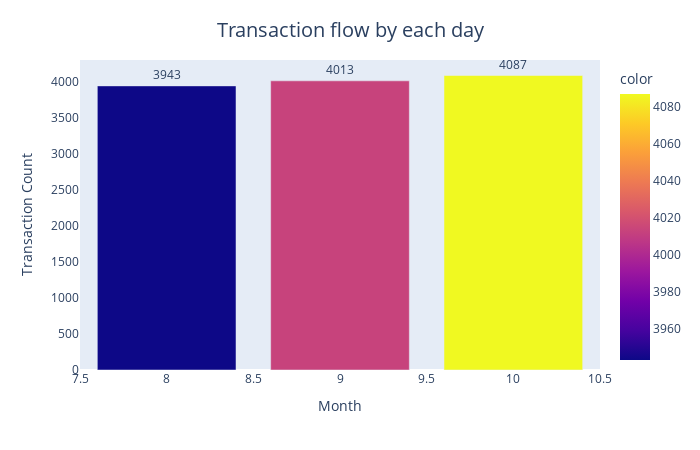

The notebook cell saved with this chart:
### Code cell
fig= px.bar(data_frame=df2, 
 x=df2['month'].value_counts().index.tolist(), 
 y=df2['month'].value_counts().tolist(), 
 color=df2['month'].value_counts().tolist(), 
 text=df2['month'].value_counts().tolist() 
 ) 
fig.update_traces(textposition='outside') 
fig.update_xaxes(title='Month',showgrid=False)  
fig.update_yaxes(title='Transaction Count',showgrid=False)


fig= px.bar(data_frame=df2, 
 x=df2['month'].value_counts().index.tolist(), 
 y=df2['month'].value_counts().tolist(), 
 color=df2['month'].value_counts().tolist(), 
 text=df2['month'].value_counts().tolist() 
 ) 
fig.update_traces(textposition='outside') 
fig.update_xaxes(title='Month',showgrid=False)  
fig.update_yaxes(title='Transaction Count',showgrid=False) 
fig.update_layout( 
 title=dict(text = "Transaction flow by each day",x=0.5,y=0.95),  title_font_size=20, 
width = 700, 
 height = 450, 
 ) 
fig.show()

### Figure 1 — Plotly figure (JSON) as saved in the notebook; plotly's stock layout.template omitted (floating-point values rounded to 4 significant figures)
{"data": [{"alignmentgroup": "True", "hovertemplate": "x=%{x}<br>y=%{y}<br>text=%{text}<br>color=%{marker.color}<extra></extra>", "legendgroup": "", "marker": {"color": [4087, 4013, 3943], "coloraxis": "coloraxis", "pattern": {"shape": ""}}, "name": "", "offsetgroup": "", "orientation": "v", "showlegend": false, "text": [4087, 4013, 3943], "textposition": "outside", "type": "bar", "x": [10, 9, 8], "xaxis": "x", "y": [4087, 4013, 3943], "yaxis": "y"}], "layout": {"barmode": "relative", "coloraxis": {"colorbar": {"title": {"text": "color"}}, "colorscale": [[0, "#0d0887"], [0.1111, "#46039f"], [0.2222, "#7201a8"], [0.3333, "#9c179e"], [0.4444, "#bd3786"], [0.5556, "#d8576b"], [0.6667, "#ed7953"], [0.7778, "#fb9f3a"], [0.8889, "#fdca26"], [1, "#f0f921"]]}, "height": 450, "legend": {"tracegroupgap": 0}, "margin": {"t": 60}, "title": {"font": {"size": 20}, "text": "Transaction flow by each day", "x": 0.5, "y": 0.95}, "width": 700, "xaxis": {"anchor": "y", "domain": [0, 1], "showgrid": false, "title": {"text": "Month"}}, "yaxis": {"anchor": "x", "domain": [0, 1], "showgrid": false, "title": {"text": "Transaction Count"}}}}
